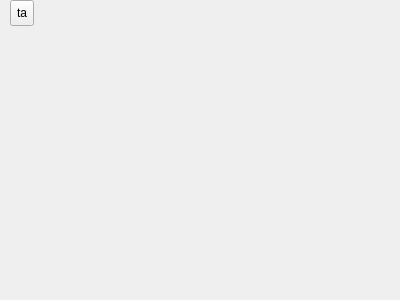
<?xml version="1.0" encoding="UTF-8"?>
<ui version="4.0">
 <class>Dialog</class>
 <widget class="QDialog" name="Dialog">
  <property name="geometry">
   <rect>
    <x>0</x>
    <y>0</y>
    <width>400</width>
    <height>300</height>
   </rect>
  </property>
  <property name="windowTitle">
   <string>Dialog</string>
  </property>
  <widget class="QToolButton" name="toolButton">
   <property name="geometry">
    <rect>
     <x>10</x>
     <y>0</y>
     <width>24</width>
     <height>26</height>
    </rect>
   </property>
   <property name="text">
    <string>ta</string>
   </property>
  </widget>
 </widget>
 <resources/>
 <connections/>
</ui>
